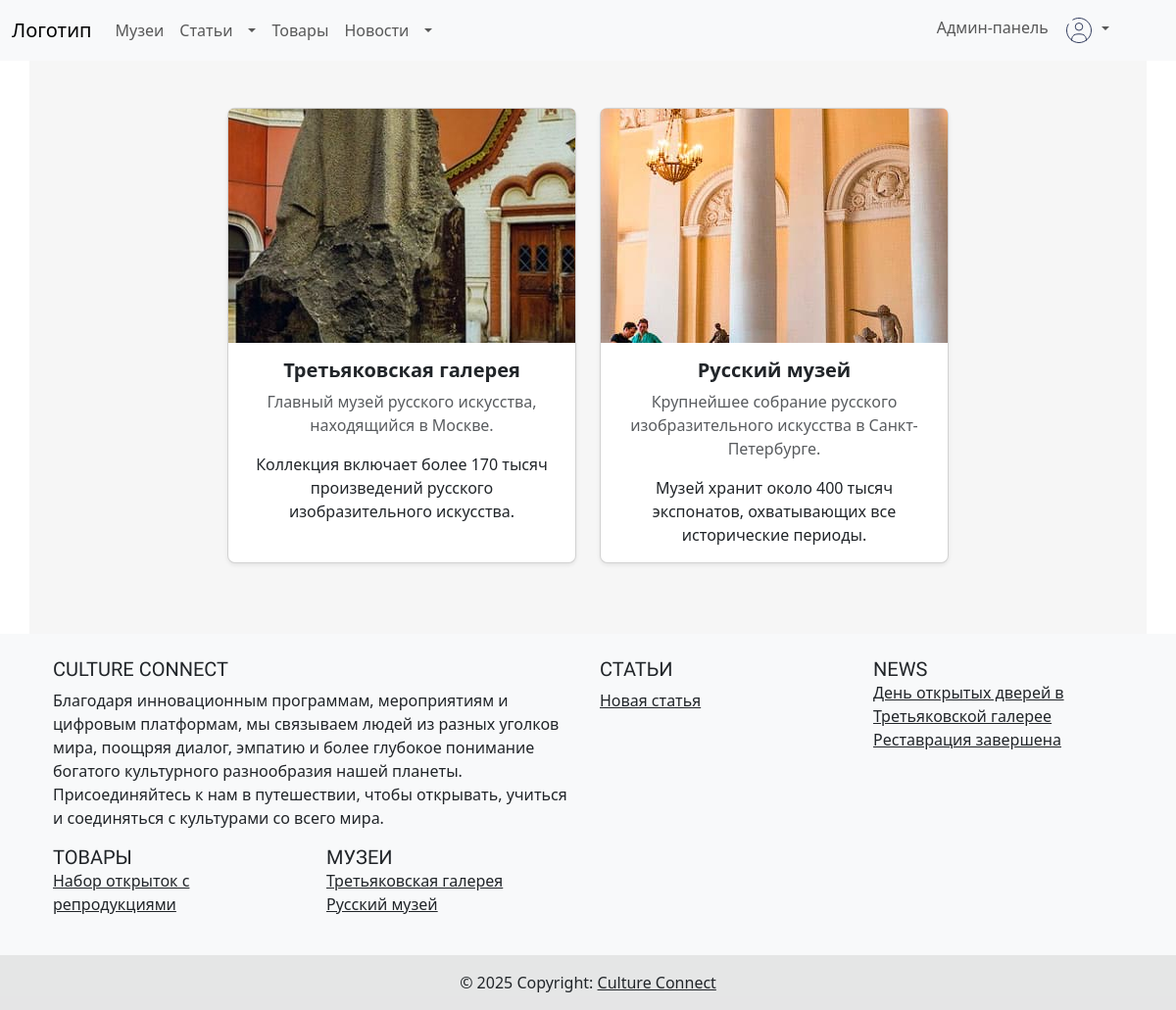
The page /museum.php (signed in) on the database its author committed.
### tables this page shows
CREATE TABLE `museums` (
  `Id` int(11) NOT NULL,
  `Name` varchar(55) NOT NULL,
  `Short_desc` varchar(150) NOT NULL,
  `Full_desc` varchar(320) NOT NULL,
  `Image_path` varchar(255) DEFAULT NULL,
  `Editor` int(11) DEFAULT NULL
);

CREATE TABLE `articles` (
  `Id` int(11) NOT NULL,
  `Name` varchar(55) NOT NULL,
  `Short_desc` varchar(150) NOT NULL,
  `Full_desc` varchar(320) NOT NULL,
  `Date` varchar(25) NOT NULL,
  `Editor` int(11) DEFAULT NULL
);

CREATE TABLE `news` (
  `Id` int(11) NOT NULL,
  `Name` varchar(55) NOT NULL,
  `Short_desc` varchar(150) NOT NULL,
  `Full_desc` varchar(320) NOT NULL,
  `Footer_desc` varchar(150) NOT NULL,
  `Date` varchar(25) NOT NULL,
  `Editor` int(11) DEFAULT NULL
);

CREATE TABLE `product` (
  `Id` int(11) NOT NULL,
  `Name` varchar(55) NOT NULL,
  `Short_desc` varchar(150) NOT NULL,
  `Full_desc` varchar(320) DEFAULT NULL,
  `Price` varchar(25) DEFAULT NULL,
  `Available` varchar(15) DEFAULT NULL,
  `Image_path` varchar(255) DEFAULT NULL,
  `Editor` int(11) DEFAULT NULL
);

### museum.php (the view, shortened to what this page needs)
<?php include "include/header.php"; ?>
<?php
$query_museums = $pdo->prepare("SELECT * FROM museums");
$query_museums->execute();
$mesuems_query_result = $query_museums->fetchAll(PDO::FETCH_ASSOC);
?>
<body class="bg-light">
    <div class="container py-5">
        <?php if ($mesuems_query_result): ?>
            <div class="row justify-content-center">
                <?php foreach ($mesuems_query_result as $row): ?>
                    <div class="col-md-6 col-lg-4 mb-4">
                        <div class="card h-100 shadow-sm rounded-3">
                            <div class="position-relative">
                                <img src="cult_conn/uploads/<?= htmlspecialchars($row['Image_path']) ?>" loading="lazy" class="image-preview img-fluid" alt="Музей">
                            </div>
                            <div class="card-body text-center">
                                <h5 class="card-title fw-bold"><?= htmlspecialchars($row["Name"]) ?></h5>
                                <p class="card-text text-muted"><?= htmlspecialchars($row['Short_desc']) ?></p>
                                <p class="card-text"><?= nl2br(htmlspecialchars($row['Full_desc'])) ?></p>
                            </div>
                        </div>
                    </div>
                <?php endforeach; ?>
            </div>
        <?php else: ?>
            <p class="text-muted text-center">Мы ничего не знаем про музеи (</p>
        <?php endif; ?>
    </div>
</body>
<?php include "include/footer.php"; ?>

### include/footer.php (shortened to what this page needs)
<?php
$query_artl = $pdo->prepare("SELECT Name, Id FROM articles");
$query_artl->execute();
$articles_query_result = $query_artl->fetchAll(PDO::FETCH_ASSOC);
$query_news = $pdo->prepare("SELECT Name, Id FROM news");
$query_news->execute();
$news_query_result = $query_news->fetchAll(PDO::FETCH_ASSOC);
$query_prod = $pdo->prepare("SELECT Name, Id FROM product");
$query_prod->execute();
$products_query_result = $query_prod->fetchAll(PDO::FETCH_ASSOC);
$query_museums = $pdo->prepare("SELECT Name, Id FROM museums");
$query_museums->execute();
$museums_query_result = $query_museums->fetchAll(PDO::FETCH_ASSOC);
?>
<footer class="bg-light text-center text-lg-start">
        <div class="container p-4">
            <div class="row">
                <div class="col-lg-6 col-md-12 mb-4 mb-md-0">
                    <h5 class="text-uppercase mooli-regular">Culture Connect</h5>
                    <p>
                    Благодаря инновационным программам, мероприятиям и цифровым платформам, мы связываем людей из разных уголков мира, поощряя диалог, эмпатию и более глубокое понимание богатого культурного разнообразия нашей планеты. Присоединяйтесь к нам в путешествии, чтобы открывать, учиться и соединяться с культурами со всего мира.                    </p>
                </div>
                <div class="col-lg-3 col-md-6 mb-4 mb-md-0">
                    <h5 class="text-uppercase comfortaa-regular">Статьи</h5>
                    <ul class="list-unstyled mb-0">
                        <?php
                        foreach ($articles_query_result as $article) {
                            echo "<li><a href='article.php?id={$article['Id']}' class='text-dark'>{$article['Name']}</a></li>";
                        }
                        ?>
                    </ul>
                </div>
                <div class="col-lg-3 col-md-6 mb-4 mb-md-0">
                    <h5 class="text-uppercase mb-0 comfortaa-bold">News</h5>
                    <ul class="list-unstyled">
                        <?php
                        foreach ($news_query_result as $news) {
                            echo "<li><a href='news.php?id={$news['Id']}' class='text-dark'>{$news['Name']}</a></li>";
                        }
                        ?>
                    </ul>
                </div>
                <div class="col-lg-3 col-md-6 mb-4 mb-md-0">
                    <h5 class="text-uppercase mb-0 comfortaa-bold">Товары</h5>
                    <ul class="list-unstyled">
                        <?php
                        foreach ($products_query_result as $product) {
                            echo "<li><a href='product.php?id={$product['Id']}' class='text-dark'>{$product['Name']}</a></li>";
                        }
                        ?>
                    </ul>
                </div>
                <div class="col-lg-3 col-md-6 mb-4 mb-md-0">
                    <h5 class="text-uppercase mb-0 comfortaa-bold">Музеи</h5>
                    <ul class="list-unstyled">
                        <?php
                        foreach ($museums_query_result as $museum) {
                            echo "<li><a href='museum.php?id={$museum['Id']}' class='text-dark'>{$museum['Name']}</a></li>";
                        }
                        ?>
                    </ul>
                </div>
            </div>
        </div>
        <div class="text-center p-3" style="background-color: rgba(0, 0, 0, 0.08);">
            © 2025 Copyright:
            <a class="text-dark" href="/cult_conn">Culture Connect</a>
        </div>
</footer>
</body>

### include/header.php (style rules this page uses)
.mooli-regular { font-family: "Mooli", sans-serif; font-weight: 400; font-style: normal; }
.comfortaa-regular { font-family: "Comfortaa", sans-serif; font-optical-sizing: auto; font-weight: 400; font-style: normal; }
.comfortaa-bold { font-family: "Comfortaa", sans-serif; font-optical-sizing: auto; font-weight: 500; font-style: normal; }
.container.py-5 { background-color: #efefef8f; width: 100%; height: 100%; }
@media (max-width: 1200px) { footer { position: relative; bottom: 0; width: 100%; } }
@media (max-width: 1200px) { html { position: relative; } }

### museum.php (style rules this page uses)
.card img { width: 100%; height: 239px; border-radius: 5px 5px 0 0; object-fit: none; }

### rows shown on the page
museums: Image_path (picture), Name "Третьяковская галерея", Short_desc "Главный музей русского искусства, находящийся в Москве.", Full_desc "Коллекция включает более 170 тысяч произведений русского изобразительного искусства."
museums: Image_path (picture), Name "Русский музей", Short_desc "Крупнейшее собрание русского изобразительного искусства в Санкт-Петербурге.", Full_desc "Музей хранит около 400 тысяч экспонатов, охватывающих все исторические периоды."
articles: Name "Новая статья"
news: Name "День открытых дверей в Третьяковской галерее"
news: Name "Реставрация завершена"
product: Name "Набор открыток с репродукциями"
